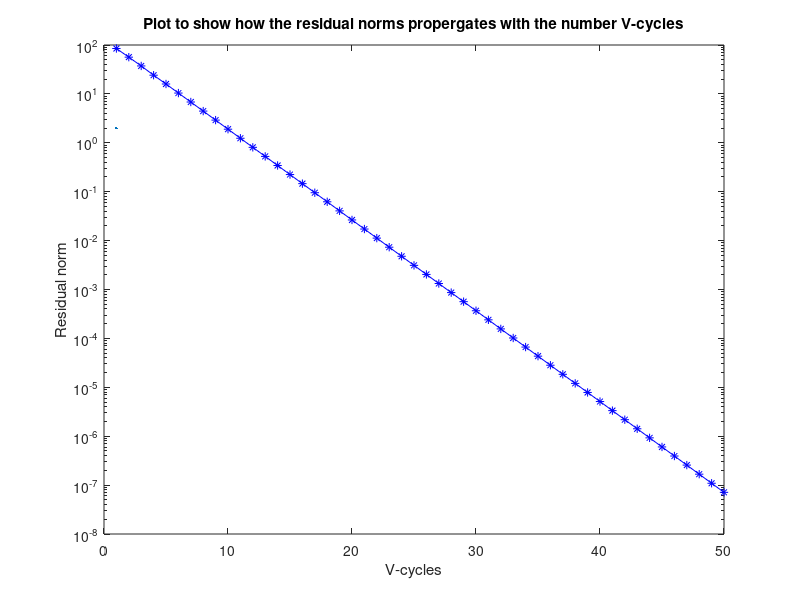

Reproduce this figure in MATLAB.
%Convergence plot

C = [84.7777 56.4178 37.3139 24.1225 15.9462 10.4038 6.8261 4.4524 2.9108  1.898...
    1.239 0.80785 0.52703 0.34366 0.22415 0.14617 0.095326 0.062163 0.040539...
    0.026436  0.01724 0.011243 0.0073317 0.0047812 0.0031179 0.0020333 0.001326...
    0.00086469 0.00056389 0.00036773 0.0002398 0.00015638 0.00010198 6.6504e-05 ...
    4.3369e-05 2.8282e-05  1.8444e-05 1.2028e-05 7.8435e-06 5.1149e-06 3.3356e-06...
    2.1752e-06 1.4185e-06 9.2505e-07 6.0325e-07 3.934e-07 2.5654e-07 1.673e-07 ...
    1.091e-07 7.1147e-08];


semilogy(C, 'b-*', LineWidth=2 )
title('Plot to show how the residual norms propergates with the number V-cycles')
xlabel("V-cycles")
ylabel("Residual norm")